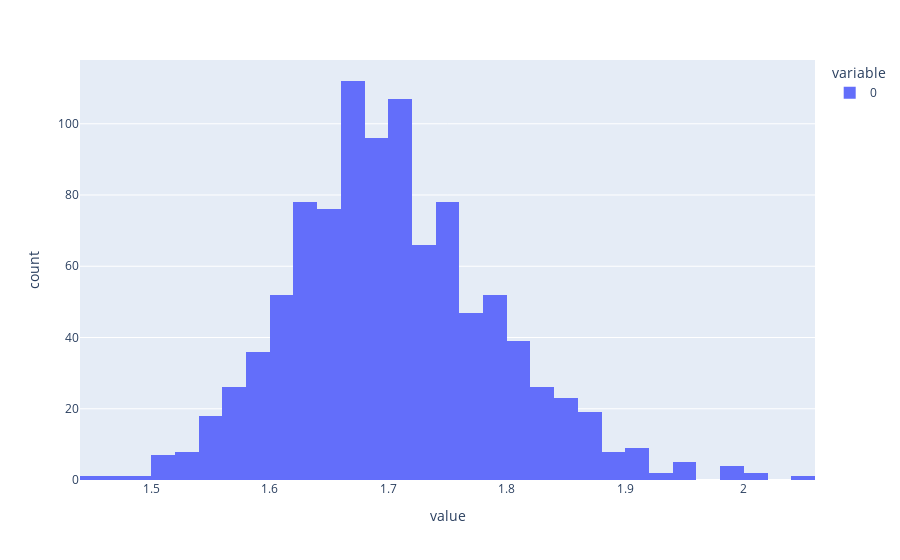

This figure's notebook cell:
### Code cell
px.histogram(a1s)

### Figure 1 — Plotly figure (JSON) as saved in the notebook; plotly's stock layout.template omitted (floating-point values rounded to 4 significant figures; data arrays with more than 128 entries replaced by an {"elided": "..."} marker saying what was removed)
{"data": [{"alignmentgroup": "True", "bingroup": "x", "hovertemplate": "variable=0<br>value=%{x}<br>count=%{y}<extra></extra>", "legendgroup": "0", "marker": {"color": "#636efa", "pattern": {"shape": ""}}, "name": "0", "offsetgroup": "0", "orientation": "v", "showlegend": true, "type": "histogram", "x": {"elided": "1000 float values"}, "xaxis": "x", "yaxis": "y"}], "layout": {"barmode": "relative", "legend": {"title": {"text": "variable"}, "tracegroupgap": 0}, "margin": {"t": 60}, "xaxis": {"anchor": "y", "domain": [0, 1], "title": {"text": "value"}}, "yaxis": {"anchor": "x", "domain": [0, 1], "title": {"text": "count"}}}}
